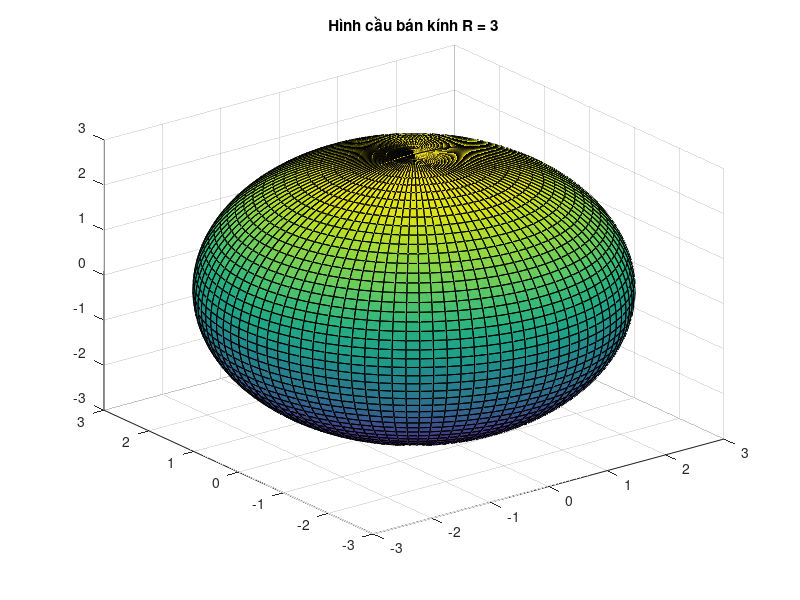

Reproduce this figure in MATLAB.
r = 3;
u = [0:pi/50:2*pi];
v = [0:pi/50:2*pi];

[U, V] = meshgrid(u, v);

X = r * cos(U) .* sin(V);
Y = r * sin(U) .* sin(V);
Z = r * cos(V);

surf(X, Y, Z);
title('Hình cầu bán kính R = 3');
axis on
